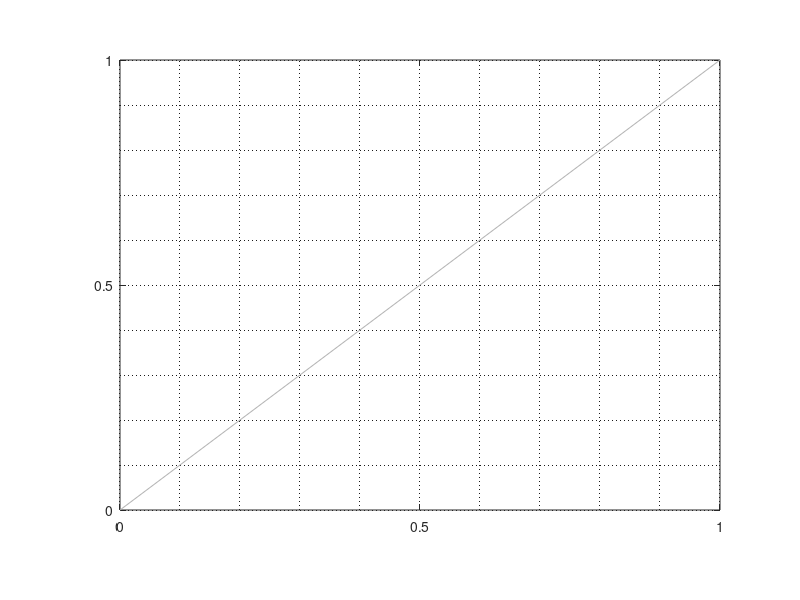

The MATLAB source for this figure: (Note: this script raises an error after producing the figure.)
%=============================================================================
% Copyright (c) 2016-present Allan CORNET (Nelson)
%=============================================================================
% This file is part of Nelson.
%=============================================================================
% LICENCE_BLOCK_BEGIN
% SPDX-License-Identifier: LGPL-3.0-or-later
% LICENCE_BLOCK_END
%=============================================================================
% <--WEIGHT 2-->
% <--ADV-CLI MODE-->
%=============================================================================
close all
%=============================================================================
f = figure('Visible', 'off', 'InnerPosition', [100 100 320 240], 'Color', [1 1 1]);
ax = axes('Parent', f, 'Position', [0.15 0.15 0.75 0.75]);
plot(ax, [0 1], [0 1], 'Color', [0.7 0.7 0.7]);
set(ax, 'XLim', [0 1], 'YLim', [0 1], 'XTick', [0 0.5 1], 'YTick', [0 0.5 1], ...
  'XMinorGrid', 'on', 'YMinorGrid', 'on', 'MinorGridAlpha', 1, ...
  'MinorGridLineWidth', 5, 'MinorGridLineStyle', '-');
ax.MinorGridColor = [1 0 0];
drawnow();
redMinorGridFrame = getframe(f).cdata;
ax.MinorGridColor = [0 0 1];
drawnow();
blueMinorGridFrame = getframe(f).cdata;
asserts.isequal(ax.MinorGridColorMode, 'manual');
asserts.isequal(ax.MinorGridLineWidthMode, 'manual');
asserts.istrue(frame_delta(redMinorGridFrame, blueMinorGridFrame) > 0);
close(f);
%=============================================================================
function assert_mode_switch(h, propertyName, modeName, value)
  set(h, modeName, 'auto');
  set(h, propertyName, value);
  asserts.isequal(get(h, modeName), 'manual');
end

%=============================================================================
function delta = frame_delta(a, b)
  delta = sum(abs(double(a(:)) - double(b(:))));
end
%=============================================================================
function frameSize = expectedFrameSize(f)
  position = f.Position;
  ratio = f.DevicePixelRatio;
  frameSize = [round(position(4) * ratio), round(position(3) * ratio), 3];
end
%=============================================================================
function [left, top, right, bottom] = axes_edges(frame, ax)
  imageHeight = size(frame, 1);
  imageWidth = size(frame, 2);
  position = ax.Position;
  left = max(3, round(position(1) * imageWidth));
  right = min(imageWidth - 2, round((position(1) + position(3)) * imageWidth));
  top = max(3, round((1 - position(2) - position(4)) * imageHeight));
  bottom = min(imageHeight - 2, round((1 - position(2)) * imageHeight));
end
%=============================================================================
function ratio = dark_ratio(region)
  dark = region(:, :, 1) < 180 & region(:, :, 2) < 180 & region(:, :, 3) < 180;
  ratio = sum(dark(:)) / numel(dark);
end
%=============================================================================
function len = bottom_tick_length(frame, ax, direction)
  [left, ~, right, bottom] = axes_edges(frame, ax);
  x = round((left + right) / 2);
  len = 0;
  started = false;
  if strcmp(direction, 'in')
    rows = (bottom - 1):-1:1;
  else
    rows = (bottom + 1):size(frame, 1);
  end
  for y = rows
    region = frame(y, x - 1:x + 1, :);
    hit = dark_ratio(region) > 0;
    if hit
      len = len + 1;
      started = true;
    elseif started
      return;
    end
  end
end
%=============================================================================
function count = tick_label_dark_pixel_count(frame, ax)
  [left, top, ~, bottom] = axes_edges(frame, ax);
  dark = frame(:, :, 1) < 180 & frame(:, :, 2) < 180 & frame(:, :, 3) < 180;
  dark(max(1, bottom - 2):min(size(frame, 1), bottom + 2), :) = false;
  dark(:, max(1, left - 2):min(size(frame, 2), left + 2)) = false;
  labelMask = false(size(dark));
  labelMask(max(1, top - 30):min(size(frame, 1), bottom + 30), :) = true;
  count = sum(dark(:) & labelMask(:));
end
%=============================================================================
